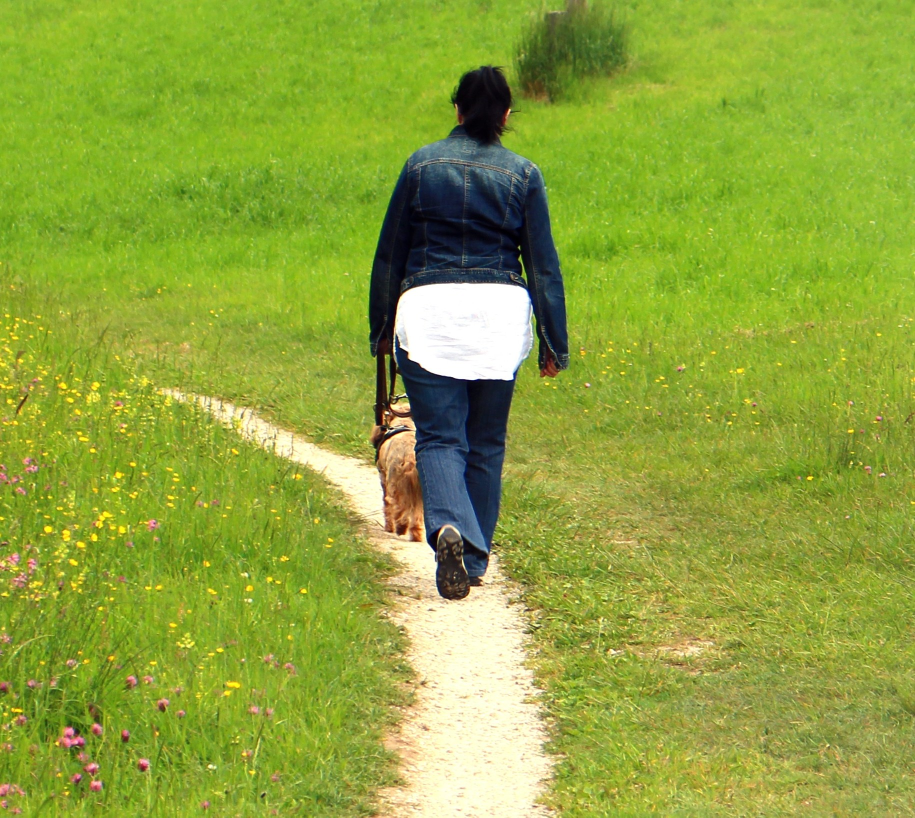
#> input picture image/walking.jpg, 1830 x 1635 px, found by its file name (shown at 1/2 size)
$ python draw_shape_on_image_by_selecting.py
#> lines starting #> are read from the running program, lines starting #| are printed output that depends on the picture
#select on image, to draw different shapes

import cv2
import numpy as np
flag=0


pt1x=0
pt1y=0


#defining draw function
def draw(event,x,y,flags,param):
    #pass #nothing will hapeen
    #print("Mouse triggered") #moving cursor or click on image gives output "mouse triggered in terminal
    #print(event) #according to different click of left click right click, scroll, moving cursor , different digit genrated, here 1 for left click is considering
    if(event == 1):
        global flag,pt1x,pt1y
        #print("Mouse Left clicked")
        flag=1;
        pt1x=x;
        pt1y=y;


    elif(event == 0):
        #print("Cursor moved")
        if(flag==1):
            cv2.rectangle(img, pt1=(pt1x,pt1y), pt2=(x, y), color=(0, 0, 255),thickness=1)  # thickness=-1 for fill the image

    elif(event == 4):
        #print("Mouse Scrolled")
        flag = 0


#naming window globally
cv2.namedWindow(winname="window")


#img=np.zeros((512,512,3)) #creating image for background of resolution 512x512, with black in color
img_ip = cv2.imread(r"C:\Users\soumyasish-sarkar\PycharmProjects\opencv_learning\image\walking.jpg")
#> img_ip is the input picture: shape (1635, 1830, 3); mean B, G, R 60.1, 165, 142.5
img = cv2.resize(img_ip,(640,480))  # for making to required resolution
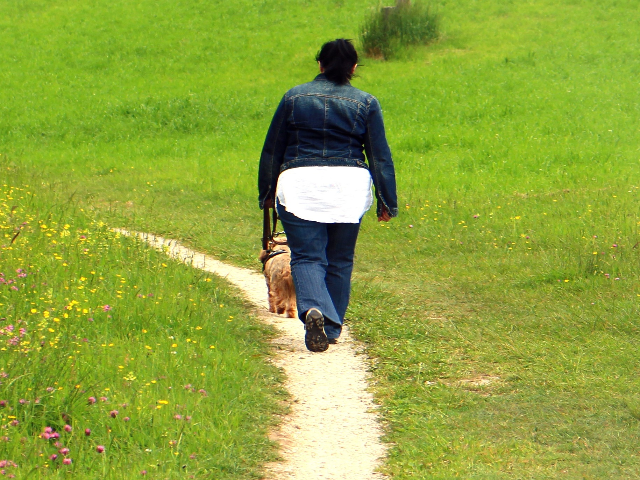
#> img: shape (480, 640, 3); mean B, G, R 60, 164.9, 142.4


while True:

    cv2.imshow("window",img)
    cv2.setMouseCallback("window", draw)
    #print(pt1x,pt1y)

    if cv2.waitKey(1) & 0xFF == ord('q'):
#> (key q is pressed here)
        break

cv2.destroyAllWindows()

$ run again, with image/rgb1.jpg copied over image/walking.jpg
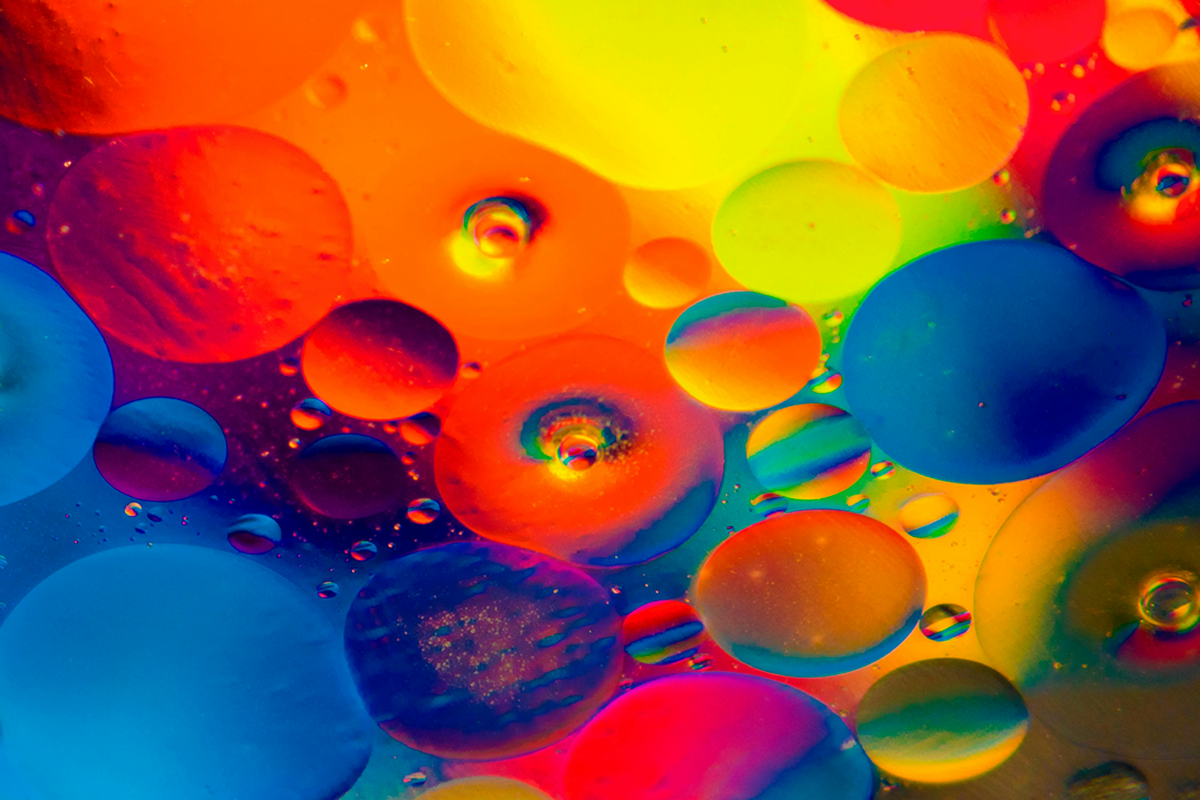
#> input picture image/rgb1.jpg, 6000 x 4000 px, found by its file name (shown at 1/5 size)
#> img_ip is the input picture: shape (4000, 6000, 3); mean B, G, R 62.6, 84.8, 137.2
#> `img = cv2.resize(img_ip,(640,480))`:
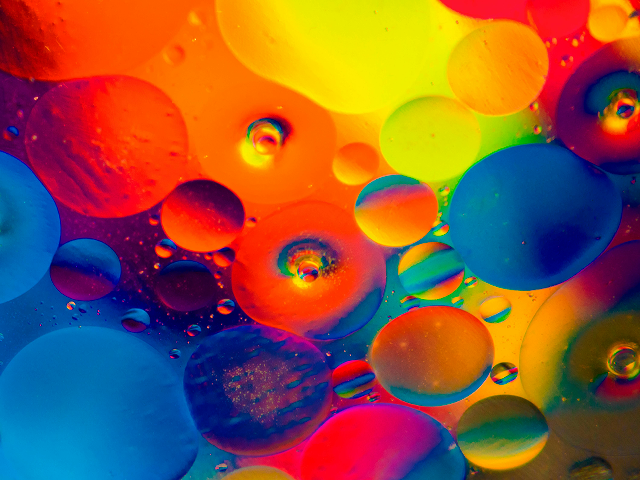
#> img: shape (480, 640, 3); mean B, G, R 62.6, 84.8, 137.2
